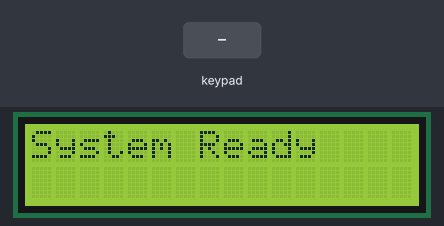
The sketch below on a simulated TI MSP430 LaunchPad. Shown: 16×2 character LCD. The inputs (shaded band) are chosen by the test bench.

Above: at 1.2 s.
1.3 s: keypad keys 1 3 3 4 # pressed 0.4 s apart
At 4.2 s:
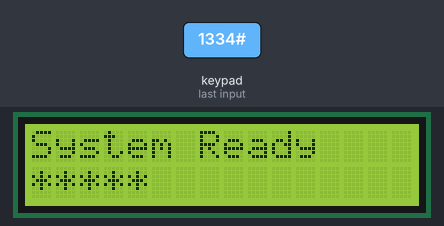
4.8 s: key 'A' pressed
At 5.8 s:
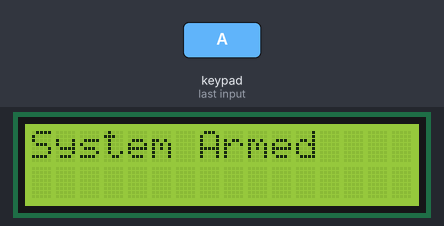
6.3 s: keypad keys 1 3 3 4 D pressed 0.4 s apart
At 8.2 s:
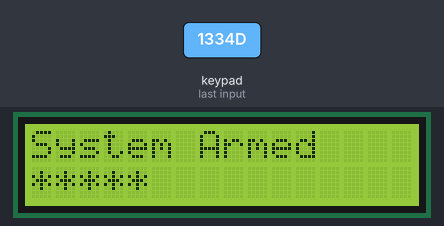
9.8 s: keypad keys 1 3 3 4 A pressed 0.4 s apart
At 12.2 s:
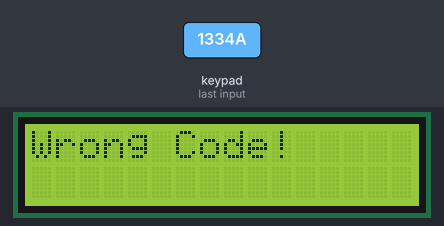
13.3 s: key 'C' pressed
At 14.4 s:
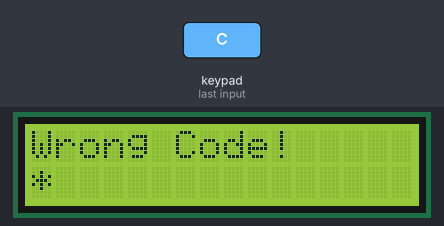
14.8 s: keypad keys 1 3 9 7 # pressed 0.4 s apart
At 17.0 s:
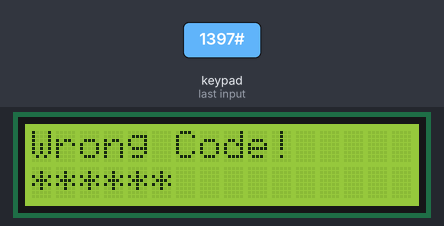
Timing chart, 0 to 18.5 s (numbered marks = the images above; inputs shaded):
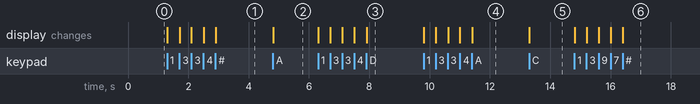

The sketch:

sketch_alarm.ino
```cpp
#include <Keypad.h>
#include <LiquidCrystal.h>

const byte ROW_NUM = 4; // four rows
const byte COL_NUM = 4; // four columns

char keys[ROW_NUM][COL_NUM] = {
  {'A','B','C','D'},
  {'3','6','9','#'},
  {'2','5','8','0'},
  {'1','4','7','*'}
};

byte pin_rows[ROW_NUM] = {P1_0, P1_1, P1_2, P1_3};
byte pin_column[COL_NUM] = {P2_0, P2_1, P2_2, P2_3};
Keypad keypad = Keypad(makeKeymap(keys), pin_rows, pin_column, ROW_NUM, COL_NUM);

LiquidCrystal lcd(P2_4, P2_5, P1_4, P1_5, P1_6, P1_7);

const String correctPassword = "1334";
String inputPassword = "";
bool systemArmed = false;

void setup() {
  lcd.begin(16, 2);
  lcd.print("System Ready");
}

void loop() {
  char key = keypad.getKey();
  if (key) {
    lcd.setCursor(inputPassword.length(), 1);
    lcd.print('*');
    switch (key) {
      case 'A':
        if (inputPassword == correctPassword) {
          systemArmed = true;
          lcd.clear();
          lcd.print("System Armed");
        }
        else {
          lcd.clear();
          lcd.print("Wrong Code!");
        }
        inputPassword = "";
        delay(1000); // Delay to allow reading of system state
        break;
      case 'B':
        if (inputPassword == correctPassword) {
          systemArmed = false;
          lcd.clear();
          lcd.print("System Ready");
        }
        else {
          lcd.clear();
          lcd.print("Wrong Code!");
        }
        inputPassword = "";
        delay(1000); // Delay to allow reading of system state
        break;
      case '*':
        inputPassword = "";
        lcd.clear();
        lcd.print("System Ready");
        break;
      case '#':
        // Do nothing for '#' key
        break;
      default:
        inputPassword += key;
        break;
    }
  }
}
```

Measured:
- after the input at 1.3 s, the display: first changes at once (image 1 shows a later state)
- after the input at 4.8 s, the display: changes at once (image 2)
- after the input at 6.3 s, the display: first changes at once (image 3 shows a later state)
- after the input at 9.8 s, the display: first changes at once (image 4 shows a later state)
- after the input at 13.3 s, the display: changes at once (image 5)
- after the input at 14.8 s, the display: first changes at once (image 6 shows a later state)
